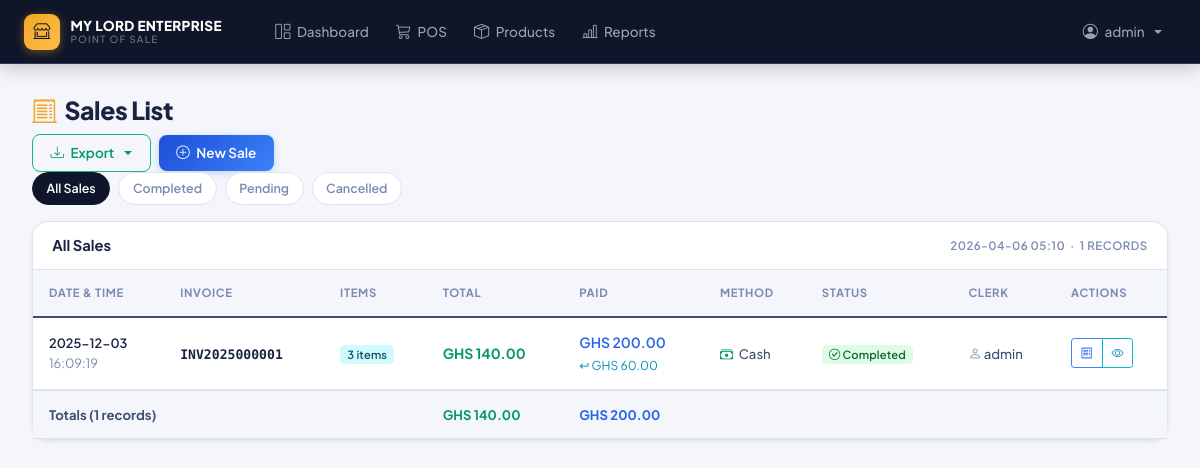
/pos/list-sales (signed in), run on an earlier commit of the app's database.
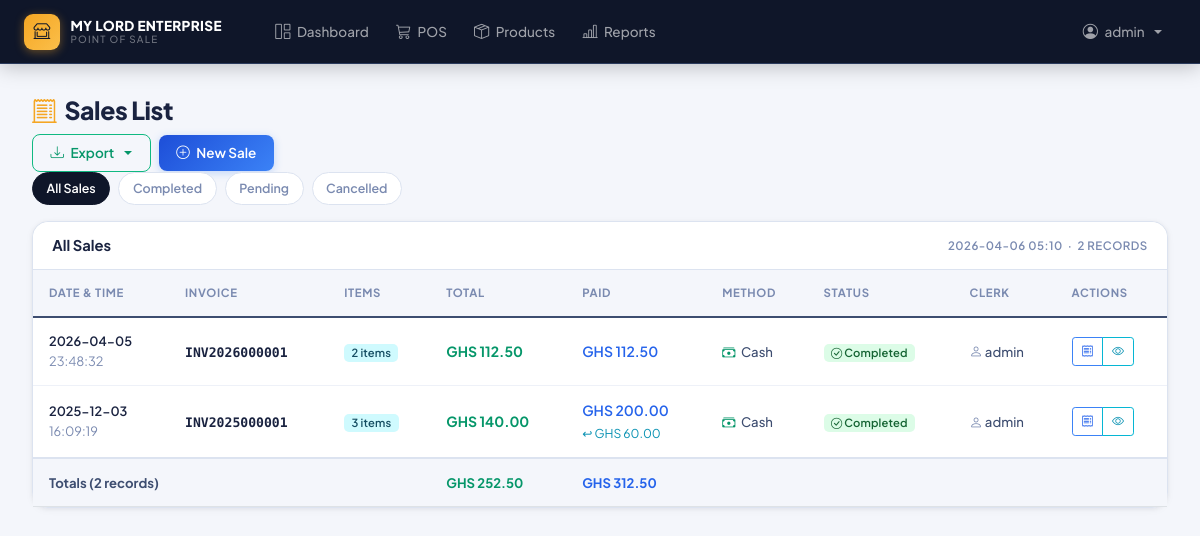
And on a later commit of the database.
### app/models.py (models this page shows, shortened)
class User(UserMixin, db.Model):
    id = db.Column(db.Integer, primary_key=True)
    username = db.Column(db.String(80), unique=True, nullable=False)
    password_hash = db.Column(db.String(120), nullable=False)
    role = db.Column(db.String(20), nullable=False, default='cashier')  # admin, manager, cashier
    created_at = db.Column(db.DateTime, default=datetime.utcnow)
    is_active = db.Column(db.Boolean, default=True, nullable=False)
    is_temporary_password = db.Column(db.Boolean, default=False, nullable=False)
    password_reset_token = db.Column(db.String(100), nullable=True)
    password_reset_expires = db.Column(db.DateTime, nullable=True)
    must_change_password = db.Column(db.Boolean, default=False, nullable=False)
    last_password_change = db.Column(db.DateTime, nullable=True)
    sales = db.relationship('Sale', backref='clerk', lazy=True)
    expenses = db.relationship('Expense', backref='user', lazy=True)
    def needs_password_change(self):
        return self.must_change_password or self.is_temporary_password
    def is_admin(self):
        return self.role == 'admin'
    def is_manager(self):
        return self.role in ['admin', 'manager']

class Sale(db.Model):
    id = db.Column(db.Integer, primary_key=True)
    invoice_number = db.Column(db.String(20), unique=True, nullable=False)
    clerk_id = db.Column(db.Integer, db.ForeignKey('user.id'), nullable=False)
    total_amount = db.Column(db.Numeric(10, 2), nullable=False)
    total_profit = db.Column(db.Numeric(10, 2), nullable=False, default=0.00)
    payment_method = db.Column(db.String(20), nullable=False, default='cash')
    amount_paid = db.Column(db.Numeric(10, 2), nullable=False, default=0.00)
    change_given = db.Column(db.Numeric(10, 2), nullable=False, default=0.00)
    status = db.Column(db.String(20), nullable=False, server_default='completed')
    created_at = db.Column(db.DateTime, default=datetime.utcnow)
    updated_at = db.Column(db.DateTime, default=datetime.utcnow, onupdate=datetime.utcnow)
    sale_items = db.relationship('SaleItem', backref='sale', lazy=True, cascade='all, delete-orphan')

### app/pos.py (the view)
@bp.route('/list-sales')
@login_required
def list_sales():
    page = request.args.get('page', 1, type=int)
    status_filter = request.args.get('status', 'all')
    query = Sale.query
    if current_user.role == 'clerk':
        query = query.filter(Sale.clerk_id == current_user.id)
    if status_filter != 'all':
        query = query.filter(Sale.status == status_filter)
    sales = query.order_by(Sale.created_at.desc()).paginate(
        page=page, per_page=20, error_out=False
    )
    return render_template(
        'pos/sales_list.html',
        sales=sales,
        status_filter=status_filter,
        current_time=datetime.now()
    )

### app/models.py (called while the page is built)
    @property
    def line_total(self):
        return float(self.quantity * self.price_at_sale)

    @property
    def unit_display(self):
        unit_map = {
            'full': 'Full Pack',
            'half': 'Half Pack',
            'quarter': 'Quarter Pack',
            'unit': 'Retail Unit'
        }
        return unit_map.get(self.unit_type, 'Full Pack')

### app/templates/pos/sales_list.html (shortened to what this page needs)
{% extends "base.html" %}
{% block content %}
<div class="page-header-bar">
    <h2 class="page-title">
        <i class="bi bi-receipt-cutoff"></i> Sales List
    </h2>
    <div class="d-flex align-items-center gap-2 flex-wrap">
        <div class="dropdown">
            <button class="btn btn-outline-success dropdown-toggle" type="button" data-bs-toggle="dropdown">
                <i class="bi bi-download"></i> Export
            </button>
        </div>
        <a href="{{ url_for('pos.pos_page') }}" class="btn btn-primary">
            <i class="bi bi-plus-circle"></i> New Sale
        </a>
    </div>
</div>
<div class="status-filter-bar mb-3 d-print-none">
    <a href="{{ url_for('pos.list_sales', status='all') }}" class="filter-pill {{ 'active' if status_filter == 'all' else '' }}">All Sales</a>
    <a href="{{ url_for('pos.list_sales', status='completed') }}" class="filter-pill {{ 'active' if status_filter == 'completed' else '' }}">Completed</a>
    <a href="{{ url_for('pos.list_sales', status='pending') }}" class="filter-pill {{ 'active' if status_filter == 'pending' else '' }}">Pending</a>
    <a href="{{ url_for('pos.list_sales', status='cancelled') }}" class="filter-pill {{ 'active' if status_filter == 'cancelled' else '' }}">Cancelled</a>
</div>
{% if sales.items %}
<div class="card sales-card" id="salesTableCard">
    <div class="card-header d-flex justify-content-between align-items-center d-print-block">
        <h5 style="margin:0;font-size:0.92rem;font-weight:700;color:var(--text-primary)">
            {{ status_filter.title() if status_filter != 'all' else 'All Sales' }}
        </h5>
        <span class="table-meta d-print-block">
            {{ current_time.strftime('%Y-%m-%d %H:%M') if current_time else '' }}
            &nbsp;·&nbsp; {{ sales.total }} records
        </span>
    </div>
    <div class="card-body p-0">
        <div class="table-responsive">
            <table class="table table-hover mb-0" id="salesTable">
                <thead>
                    <tr>
                        <th>Date & Time</th>
                        <th>Invoice</th>
                        <th>Items</th>
                        <th>Total</th>
                        <th>Paid</th>
                        <th>Method</th>
                        <th>Status</th>
                        <th>Clerk</th>
                        <th class="d-print-none">Actions</th>
                    </tr>
                </thead>
                <tbody>
                    {% for sale in sales.items %}
                    <tr>
                        <td style="font-size:0.8rem">
                            <div style="font-weight:600;color:var(--text-primary)">{{ sale.created_at.strftime('%Y-%m-%d') }}</div>
                            <div style="color:var(--text-muted)">{{ sale.created_at.strftime('%H:%M:%S') }}</div>
                        </td>
                        <td>
                            <span style="font-weight:700;color:var(--text-primary);font-family:var(--font-mono);font-size:0.82rem">{{ sale.invoice_number }}</span>
                        </td>
                        <td>
                            <span class="badge bg-info">{{ sale.sale_items|length }} items</span>
                        </td>
                        <td>
                            <strong style="color:#059669">GHS {{ sale.total_amount|currency }}</strong>
                        </td>
                        <td>
                            <span style="color:#2563eb;font-weight:600">GHS {{ sale.amount_paid|currency }}</span>
                            {% if sale.change_given > 0 %}
                            <br><span style="color:#0891b2;font-size:0.76rem">↩ GHS {{ sale.change_given|currency }}</span>
                            {% endif %}
                        </td>
                        <td>
                            {% if sale.payment_method == 'cash' %}
                                <span class="pay-method"><i class="bi bi-cash-stack" style="color:#059669"></i> Cash</span>
                            {% elif sale.payment_method == 'card' %}
                                <span class="pay-method"><i class="bi bi-credit-card" style="color:#2563eb"></i> Card</span>
                            {% elif sale.payment_method == 'mobile_money' %}
                                <span class="pay-method"><i class="bi bi-phone" style="color:#d97706"></i> MoMo</span>
                            {% elif sale.payment_method == 'bank_transfer' %}
                                <span class="pay-method"><i class="bi bi-bank" style="color:#0891b2"></i> Bank</span>
                            {% else %}
                                <span class="pay-method"><i class="bi bi-question-circle"></i> {{ sale.payment_method.title() }}</span>
                            {% endif %}
                        </td>
                        <td>
                            {% if sale.status == 'completed' %}
                                <span class="badge bg-success"><i class="bi bi-check-circle"></i> Completed</span>
                            {% elif sale.status == 'pending' %}
                                <span class="badge bg-warning"><i class="bi bi-clock"></i> Pending</span>
                            {% elif sale.status == 'cancelled' %}
                                <span class="badge bg-danger"><i class="bi bi-x-circle"></i> Cancelled</span>
                            {% endif %}
                        </td>
                        <td style="font-size:0.82rem;font-weight:500">
                            <i class="bi bi-person" style="color:var(--text-muted)"></i> {{ sale.clerk.username }}
                        </td>
                        <td class="d-print-none action-cell">
                            <div class="btn-group btn-group-sm">
                                <a href="{{ url_for('pos.receipt', sale_id=sale.id) }}"
                                   class="btn btn-outline-primary" title="View Receipt">
                                    <i class="bi bi-receipt"></i>
                                </a>
                                <button type="button" class="btn btn-outline-info"
                                        data-bs-toggle="modal" data-bs-target="#saleModal{{ sale.id }}"
                                        title="View Details">
                                    <i class="bi bi-eye"></i>
                                </button>
                            </div>
                        </td>
                    </tr>
                    {% endfor %}
                </tbody>
                <tfoot class="d-print-table-footer-group">
                    <tr>
                        <th colspan="3">Totals ({{ sales.total }} records)</th>
                        <th style="color:#059669">GHS {{ sales.items|sum(attribute='total_amount')|currency }}</th>
                        <th style="color:#2563eb">GHS {{ sales.items|sum(attribute='amount_paid')|currency }}</th>
                        <th colspan="4"></th>
                    </tr>
                </tfoot>
            </table>
        </div>
    </div>
</div>
{% endif %}
{% endblock %}

### app/templates/base.html (shortened to what this page needs)
<!DOCTYPE html>
<html lang="en">
<head>
    <link href="{{ url_for('static', filename='css/bootstrap.min.css') }}" rel="stylesheet">
    <link rel="stylesheet" href="{{ url_for('static', filename='css/bootstrap-icons.css') }}">
    <link rel="stylesheet" href="{{ url_for('static', filename='css/animations.css') }}">
</head>
<body>
    <nav class="navbar navbar-expand-lg navbar-dark">
        <div class="container">
            <a class="navbar-brand" href="{{ url_for('main.index') }}">
                <div class="brand-icon"><i class="bi bi-shop-window"></i></div>
                <div class="brand-text">
                    <span class="brand-main">MY LORD ENTERPRISE</span>
                    <span class="brand-sub">Point of Sale</span>
                </div>
            </a>
            {% if current_user.is_authenticated %}
            <div class="collapse navbar-collapse" id="navbarNav">
                <ul class="navbar-nav ms-4 me-auto">
                    <li class="nav-item">
                        <a class="nav-link" href="{{ url_for('main.index') }}">
                            <i class="bi bi-grid-1x2"></i> Dashboard
                        </a>
                    </li>
                    <li class="nav-item">
                        <a class="nav-link" href="{{ url_for('pos.pos_page') }}">
                            <i class="bi bi-cart3"></i> POS
                        </a>
                    </li>
                    {% if current_user.is_manager() %}
                    <li class="nav-item">
                        <a class="nav-link" href="{{ url_for('products.list_products') }}">
                            <i class="bi bi-box-seam"></i> Products
                        </a>
                    </li>
                    <li class="nav-item">
                        <a class="nav-link" href="{{ url_for('reports.sales_reports') }}">
                            <i class="bi bi-bar-chart-line"></i> Reports
                        </a>
                    </li>
                    {% endif %}
                </ul>
                <ul class="navbar-nav">
                    <li class="nav-item dropdown">
                        <a class="nav-link dropdown-toggle" href="#" role="button" data-bs-toggle="dropdown">
                            <i class="bi bi-person-circle"></i>
                            {{ current_user.username }}
                        </a>
                    </li>
                </ul>
            </div>
            {% endif %}
        </div>
    </nav>
    <div class="container-fluid">
        {% block content %}{% endblock %}
    </div>
</body>
</html>

### app/static/css/animations.css (style rules this page uses)
.card { animation: fadeInUp 0.6s ease-out backwards; }
.table tbody tr { animation: fadeIn 0.5s ease-out backwards; }
.table tbody tr:nth-child(1) { animation-delay: 0.1s; }
.table tbody tr:nth-child(2) { animation-delay: 0.15s; }
.btn-group .btn { animation: fadeIn 0.5s ease-out backwards; }
.btn-group .btn:nth-child(1) { animation-delay: 0.1s; }
.btn-group .btn:nth-child(2) { animation-delay: 0.15s; }
.form-group, .mb-3 { animation: fadeIn 0.5s ease-out backwards; }
.form-group:nth-child(2), .mb-3:nth-child(2) { animation-delay: 0.15s; }
.navbar-brand { animation: slideInLeft 0.6s ease-out; }
.navbar-nav .nav-item { animation: slideDown 0.5s ease-out backwards; }
.navbar-nav .nav-item:nth-child(1) { animation-delay: 0.1s; }
.navbar-nav .nav-item:nth-child(2) { animation-delay: 0.15s; }
.navbar-nav .nav-item:nth-child(3) { animation-delay: 0.2s; }
.navbar-nav .nav-item:nth-child(4) { animation-delay: 0.25s; }
.card { transition: transform 0.3s ease, box-shadow 0.3s ease; }
.btn { transition: all 0.3s ease; }
.table tbody tr { transition: background-color 0.2s ease, transform 0.2s ease; }
a { transition: color 0.2s ease; }
.badge { transition: transform 0.2s ease; }
h1, h2, h3.text-primary { animation: slideInLeft 0.6s ease-out; }

What changed in the data, as far as the page shows it:
added Sale: created_at "2026-04-05", created_at "23:48:32", invoice_number "INV2026000001", sale_items|length "2", total_amount "112.50", amount_paid "112.50", payment_method "cash" (drawn), status "completed" (drawn), clerk.username "admin"
Also different on the page:
{{ sales.total }}: "1" → "2"
{{ sales.items|sum(attribute='total_amount')|currency }}: "140.00" → "252.50"
{{ sales.items|sum(attribute='amount_paid')|currency }}: "200.00" → "312.50"
